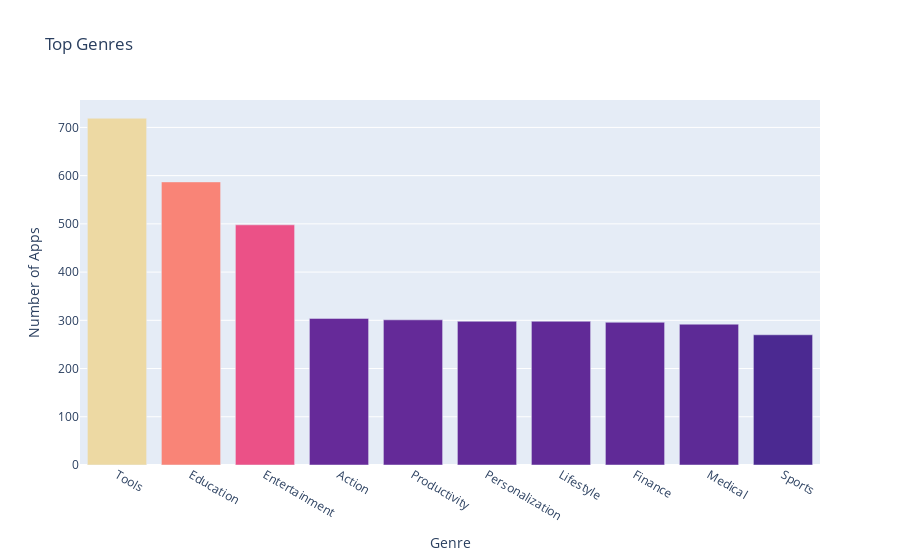

The cell this chart's notebook holds for it:
### Markdown cell above
## Bar chart showing competion in each genres

### Code cell
bar = px.bar(
        x = genres.index[:10],
        y = genres.values[:10],
        title='Top Genres',
        hover_name=genres.index[:10],
        color=genres.values[:10],
        color_continuous_scale='Agsunset'
)

bar.update_layout(xaxis_title='Genre',
                  yaxis_title='Number of Apps',
                  coloraxis_showscale=False)

bar.show()

### Figure 1 — Plotly figure (JSON) as saved in the notebook; plotly's stock layout.template omitted (floating-point values rounded to 4 significant figures)
{"data": [{"alignmentgroup": "True", "hovertemplate": "<b>%{hovertext}</b><br><br>x=%{x}<br>y=%{y}<br>color=%{marker.color}<extra></extra>", "hovertext": ["Tools", "Education", "Entertainment", "Action", "Productivity", "Personalization", "Lifestyle", "Finance", "Medical", "Sports"], "legendgroup": "", "marker": {"color": [719, 587, 498, 304, 301, 298, 298, 296, 292, 270], "coloraxis": "coloraxis", "pattern": {"shape": ""}}, "name": "", "offsetgroup": "", "orientation": "v", "showlegend": false, "textposition": "auto", "type": "bar", "x": ["Tools", "Education", "Entertainment", "Action", "Productivity", "Personalization", "Lifestyle", "Finance", "Medical", "Sports"], "xaxis": "x", "y": [719, 587, 498, 304, 301, 298, 298, 296, 292, 270], "yaxis": "y"}], "layout": {"barmode": "relative", "coloraxis": {"colorbar": {"title": {"text": "color"}}, "colorscale": [[0, "rgb(75, 41, 145)"], [0.1667, "rgb(135, 44, 162)"], [0.3333, "rgb(192, 54, 157)"], [0.5, "rgb(234, 79, 136)"], [0.6667, "rgb(250, 120, 118)"], [0.8333, "rgb(246, 169, 122)"], [1, "rgb(237, 217, 163)"]], "showscale": false}, "legend": {"tracegroupgap": 0}, "title": {"text": "Top Genres"}, "xaxis": {"anchor": "y", "domain": [0, 1], "title": {"text": "Genre"}}, "yaxis": {"anchor": "x", "domain": [0, 1], "title": {"text": "Number of Apps"}}}}
